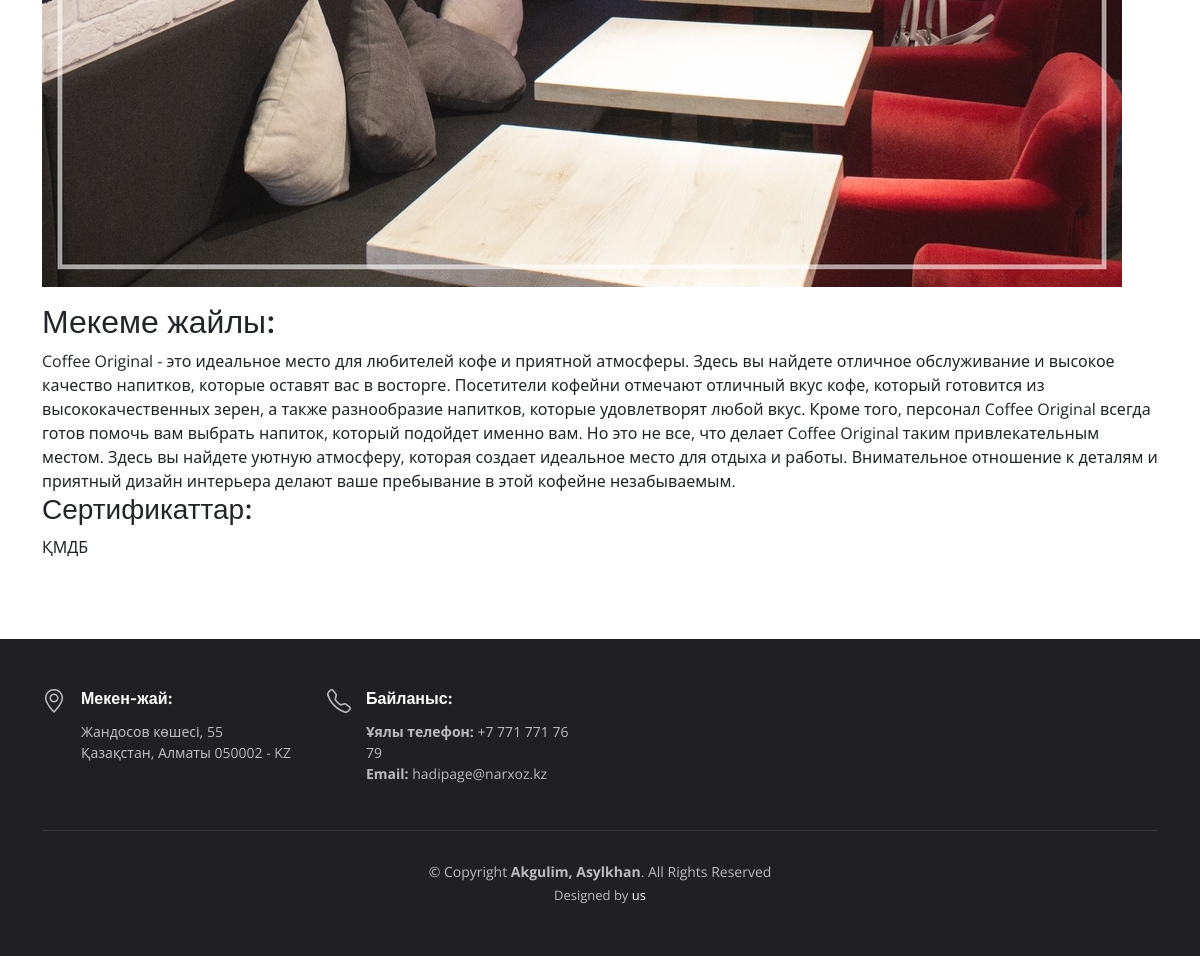
The app's page /post/coffee-original/ (lower part), older data.
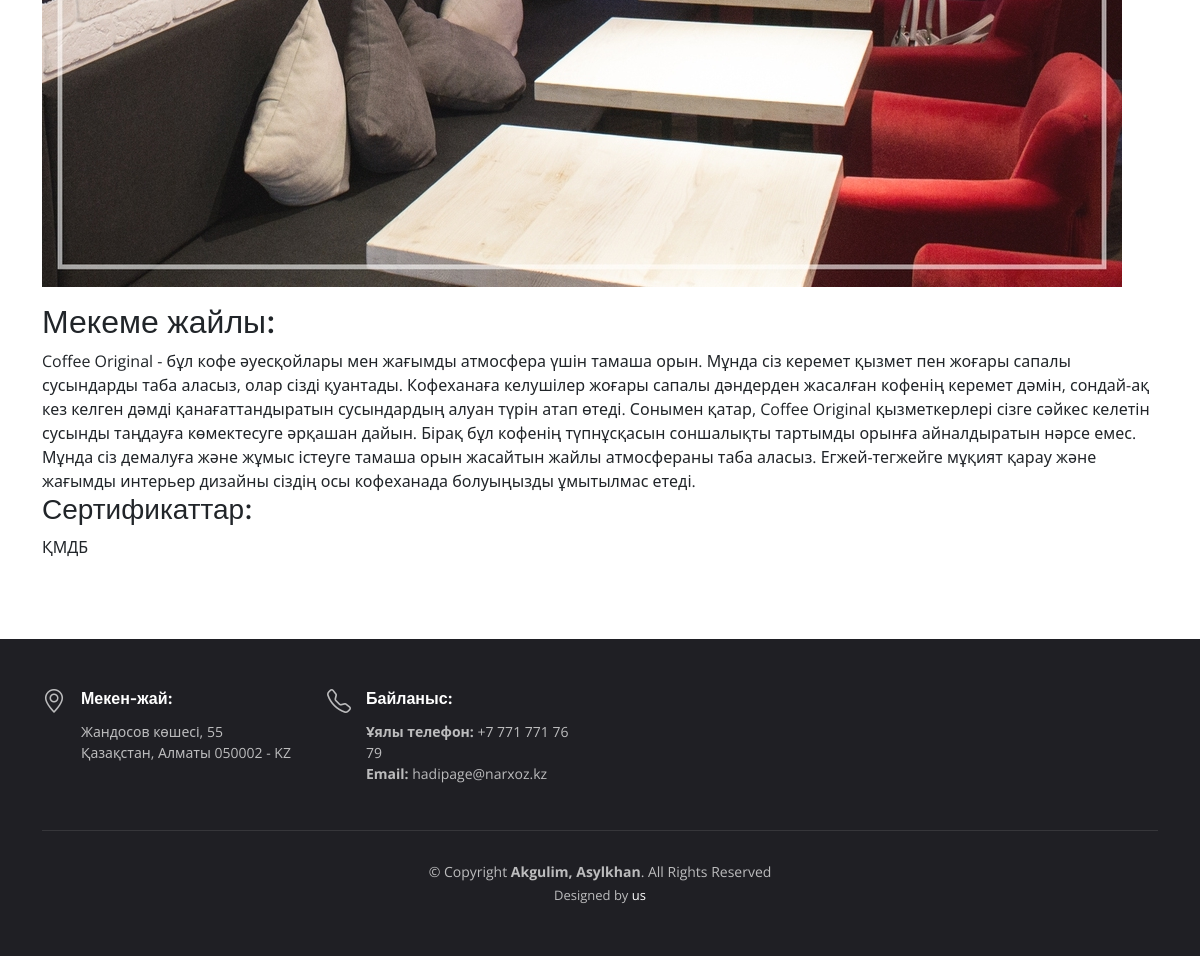
The same page, newer data.
### hadipage/models.py (models this page shows, shortened)
class zavedeniya(models.Model):
    title = models.CharField(max_length=255,verbose_name="Заголовок")
    slug=models.SlugField(max_length=255,unique=True,db_index=True,verbose_name="URL")
    content= models.TextField(blank=True)
    certificate = models.CharField(max_length=255)
    namazhana_omov=models.BooleanField(default=True)
    photo=models.ImageField(upload_to="photos/%Y/%m/%d")
    time_create=models.DateTimeField(auto_now_add=True)
    time_update = models.DateTimeField(auto_now=True)
    is_published = models.BooleanField(default=True)
    category=models.ForeignKey('Category', on_delete=models.PROTECT)
    class Meta:
        verbose_name='Заведения'
        verbose_name_plural='Заведения'
        ordering = ['id']

### hadipage/views.py (the view)
# urls.py: path('post/<slug:post_slug>/',show_post,name='post'),
def show_post(request,post_slug):
    post=get_object_or_404(zavedeniya,slug=post_slug)
    context = {
        'post': post,
        'menu': menu,
        'title':post.title,
        'cat_selected':post.category_id,
    }
    return render(request, 'hadipage/post.html', context=context)

### hadipage/templates/hadipage/post.html (shortened to what this page needs)
{% extends 'hadipage/sample-inner-page.html' %}
{% block content %}
{% if post.photo%}
<p><img src="{{post.photo.url}}" alt=""></p>
{% endif %}
<h2>Мекеме жайлы: </h2>
{{post.content}}
<h3>Сертификаттар:</h3>
{{post.certificate}}
{% endblock %}

Row changes from the older to the newer data that the page shows:
changed zavedeniya "ҚМДБ": content "Coffee Original - это идеальное место для любителей кофе и приятной атмосферы. Здесь вы найдете отличное обслуживание и высокое качество напитков, которые оставят вас в восторге. Посетители кофейни отмечают отличный вкус кофе, который готовится из высококачественных зерен, а также разнообразие напитков, которые удовлетворят любой вкус. Кроме того, персонал Coffee Original всегда готов помочь вам выбрать напиток, который подойдет именно вам. Но это не все, что делает Coffee Original таким привлекательным местом. Здесь вы найдете уютную атмосферу, которая создает идеальное место для отдыха и работы. Внимательное отношение к деталям и приятный дизайн интерьера делают ваше пребывание в этой…" → "Coffee Original - бұл кофе әуесқойлары мен жағымды атмосфера үшін тамаша орын. Мұнда сіз керемет қызмет пен жоғары сапалы сусындарды таба аласыз, олар сізді қуантады. Кофеханаға келушілер жоғары сапалы дәндерден жасалған кофенің керемет дәмін, сондай-ақ кез келген дәмді қанағаттандыратын сусындардың алуан түрін атап өтеді. Сонымен қатар, Coffee Original қызметкерлері сізге сәйкес келетін сусынды таңдауға көмектесуге әрқашан дайын. Бірақ бұл кофенің түпнұсқасын соншалықты тартымды орынға айналдыратын нәрсе емес. Мұнда сіз демалуға және жұмыс істеуге тамаша орын жасайтын жайлы атмосфераны таба аласыз. Егжей-тегжейге мұқият қарау және жағымды интерьер дизайны сіздің осы кофеханада болуыңызды…"
